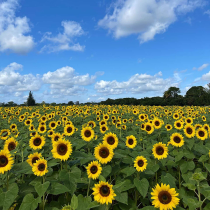
#> input picture a2images/the_berry_farms_sunflower_field.jpeg, 210 x 210 px, shrunk from 1440 x 1440 before the run, found by its file name
$ jupyter execute A02.ipynb
#> lines starting #> are read from the running program, lines starting #| are printed output that depends on the picture
# EN3160 Assignment 02

## Fitting and Alignment

---

**Name:** R.A.C.D. Ranawaka
**Index Number:** 230526A
**GitHub Link:** https://github.com/chaniruranawaka/Fitting-and-Alignment

---

### Q1. Blob Detection

[cell 1]
import cv2 as cv
import numpy as np
import matplotlib.pyplot as plt
import pandas as pd

from scipy.ndimage import maximum_filter

[cell 2]
im = cv.imread('C:/Users/chani/OneDrive/Documents/Uni/Semester 5/EN3160 - Image Processing and Machiene Vision/IPMV_A02/a2images/the_berry_farms_sunflower_field.jpeg',
               cv.IMREAD_REDUCED_COLOR_4)
#> im is the input picture: shape (210, 210, 3); mean B, G, R 119.8, 125.3, 100.4

if im is None:
    raise FileNotFoundError("Could not load the sunflowere image.")

im_rgb = cv.cvtColor(im, cv.COLOR_BGR2RGB)
gray = cv.cvtColor(im, cv.COLOR_BGR2GRAY)
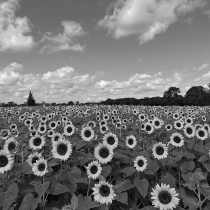
#> gray: shape (210, 210); min 5, max 251, mean 117.2

print("Image shape:", im.shape)
#| Image shape: (210, 210, 3)
print("Gray image shape:", gray.shape)
#| Gray image shape: (210, 210)

plt.figure(figsize=(14, 8))
plt.imshow(im_rgb)
plt.title("Sunflower Field")
plt.xlabel("X coordinate (pixels)")
plt.ylabel("Y coordinate (pixels)")
plt.grid()
plt.show()

[cell 3]
sigma_values = np.arange(1.0, 12.5, 0.5)

[cell 4]
gray_float = gray.astype(np.float32) / 255.0

log_responses = []

for sigma in sigma_values:
    # Gaussian smoothing
    blurred = cv.GaussianBlur(gray_float, (0, 0), sigmaX=sigma, sigmaY=sigma)

    # Compute Laplacian
    laplacian = cv.Laplacian(blurred, cv.CV_32F, ksize=3)

    response = (sigma ** 2) * np.abs(laplacian)
    log_responses.append(response)
#> this loop made 23 passes
#> pass 1, `blurred = cv.GaussianBlur(gray_float, (0, 0), sigmaX=sigma, sigmaY=sig..`:
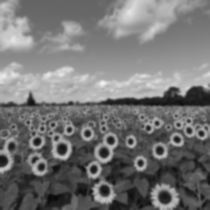
#> blurred: shape (210, 210) float32; min 0.033, max 0.946, mean 0.46
#> pass 1, `laplacian = cv.Laplacian(blurred, cv.CV_32F, ksize=3)`:
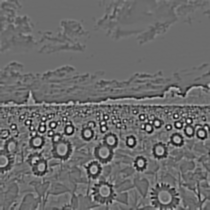
#> laplacian: shape (210, 210) float32; min -0.88, max 1.19, mean 9.4e-05; drawn with min black and max white
#> pass 1, `response = (sigma ** 2) * np.abs(laplacian)`:
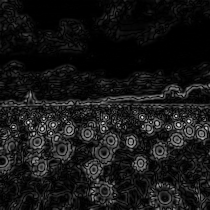
#> response: shape (210, 210) float32; min 1.91e-06, max 1.19, mean 0.11; drawn with min black and max white
#> after the loop:
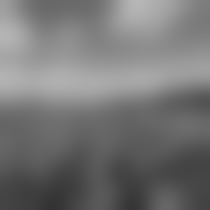
#> blurred: shape (210, 210) float32; min 0.203, max 0.716, mean 0.46
#> after the loop, log_responses = 23 items

log_responses = np.stack(log_responses, axis=0)

print("Scale space shape:", log_responses.shape)
#| Scale space shape: (23, 210, 210)

[cell 5]
# Find local maxima in space and scale
local_maxima = (
    log_responses ==
    maximum_filter(log_responses, size=(3, 3, 3))
)

# Exclude the first and last scales because
# they do not have neighbours on both sides in scale
local_maxima[0, :, :] = False
local_maxima[-1, :, :] = False

# Reject extremely weak responses
response_threshold = 0.02

extrema_mask = (
    local_maxima &
    (log_responses > response_threshold)
)

candidate_indices = np.argwhere(extrema_mask)
#> candidate_indices = 793 rows, first 8: [1, 0, 114], [1, 0, 119], [1, 0, 130], [1, 0, 209], [1, 3, 204], [1, 4, 96], [1, 4, 99], [1, 4, 116]

print("Number of detected extrema:", len(candidate_indices))
#| Number of detected extrema: 793

[cell 6]
circles = []

for scale_index, y, x in candidate_indices:
    sigma = float(sigma_values[scale_index])
    radius = np.sqrt(2) * sigma

    response_strength = float(log_responses[scale_index, y, x])

    circles.append({
        "x": int(x),
        "y": int(y),
        "sigma": sigma,
        "radius": float(radius),
        "response": response_strength
    })
#> this loop made 793 passes
#> (y, x, response_strength) on passes 1 to 3: (0, 114, 0.167), (0, 119, 0.0774), (0, 130, 0.0707)
#> after the loop, circles = 793 items

print("Total number of detected blobs:", len(circles))
#| Total number of detected blobs: 793

[cell 7]
result = im.copy()

for circle in circles:
    center = (circle["x"], circle["y"])
    radius = max(1, int(round(circle["radius"])))

    cv.circle(result, center, radius, (0, 255, 0), 2)
    cv.circle(result, center, 2, (0, 0, 255), -1)  # Draw center point
#> this loop made 793 passes
#> center on passes 1 to 3: (114, 0), (119, 0), (130, 0)
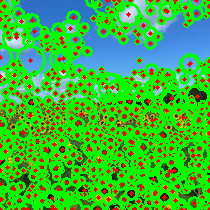
#> result: shape (210, 210, 3); mean B, G, R 51.5, 184.7, 60.6

result_rgb = cv.cvtColor(result, cv.COLOR_BGR2RGB)

fig, axes = plt.subplots(1, 2, figsize=(16, 8))
axes[0].imshow(im_rgb)
axes[0].set_title("Input Image")
axes[0].axis("off")

axes[1].imshow(result_rgb)
axes[1].set_title(f"Final Result: {len(circles)} Detections")
axes[1].axis("off")

plt.tight_layout()
plt.show()

[cell 8]
circles_sorted = sorted(
    circles,
    key=lambda circle: circle["radius"],
    reverse=True
)
#> circles_sorted = 793 items

largest_circles = circles_sorted[:10]
#> largest_circles = 10 items

results_df = pd.DataFrame([
    {
        "Rank": i + 1,
        "x": circle["x"],
        "y": circle["y"],
        "Sigma": round(circle["sigma"], 2),
        "Radius (pixels)": round(circle["radius"], 2),
        "Diameter (pixels)": round(2 * circle["radius"], 2),
        "LoG Response": round(circle["response"], 5)
    }
    for i, circle in enumerate(largest_circles)
])
#> results_df = table of 10 rows and 7 columns

display(results_df)

[cell 9]
print(f"Sigma range used: {sigma_values.min():.1f} to {sigma_values.max():.1f}")

detected_sigmas = sorted({
    circle["sigma"] for circle in circles
})
#> detected_sigmas = [1.5, 2, 2.5, 3, 3.5, 4, 4.5, 5, 5.5, 6, 6.5, 7, 7.5, 8, 8.5, 9, 9.5, 10, 10.5, 11]

print("Detected sigma values:", detected_sigmas)
#| Detected sigma values: [1.5, 2.0, 2.5, 3.0, 3.5, 4.0, 4.5, 5.0, 5.5, 6.0, 6.5, 7.0, 7.5, 8.0, 8.5, 9.0, 9.5, 10.0, 10.5, 11.0]
